Frame 1 (no input): blank canvas, image omitted
Frame 60 (the mouse pressed at the canvas centre just before this capture): blank canvas, image omitted
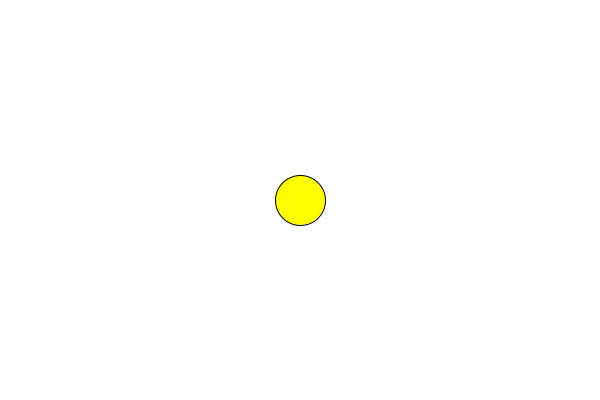
Frame 120 (the mouse held since frame 60 and released just before this capture)

The Processing sketch whose frames 1 and 60 were blank and that drew this single picture after the mouse press (run headless with seeded random() and noise(); from frame 60 on, the mouse is pressed at the canvas centre):

// Processing sketch: Click
// ── Click.pde
int MAX_SIZE = 5 + 1; // 増やすことができる
int MAX_COUNT = 60 * 100; // 短くすることができる
int[] xs = new int[MAX_SIZE];
int[] ys = new int[MAX_SIZE];
int[] count = new int[MAX_SIZE];
int begin = 0;
int end = 0;

void setup() {
  size(600, 400);
}

void draw() {
  background(255);

  
  for (int i = begin; i != end; i = (i + 1) % MAX_SIZE) {
    fill(255, 255, 0); 
    circle(xs[i], ys[i], min(frameCount - count[i], 50));
  }

  int newBegin = begin;
  for (int i = begin; i != end; i = (i + 1) % MAX_SIZE) {
    if (count[i] + MAX_COUNT < frameCount) {
      newBegin = (newBegin + 1) % MAX_SIZE;
    }
  }
  begin = newBegin;
  
}  

void mousePressed() {
  if (begin == (end + 1) % MAX_SIZE) {
    begin = (begin + 1) % MAX_SIZE;
  }
 
  xs[end] = mouseX;
  ys[end] = mouseY;
  count[end] = frameCount;
  end = (end + 1) % MAX_SIZE;
}
